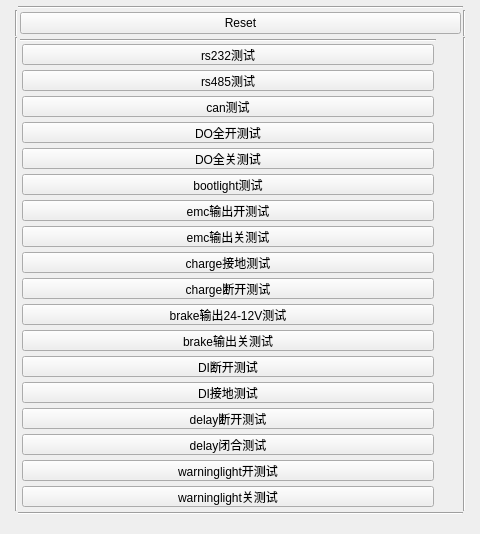
    <widget class="QWidget" name="tab_3">
     <attribute name="title">
      <string>手动测试</string>
     </attribute>
     <widget class="QWidget" name="">
      <property name="geometry">
       <rect>
        <x>10</x>
        <y>0</y>
        <width>461</width>
        <height>525</height>
       </rect>
      </property>
      <layout class="QGridLayout" name="gridLayout_6">
       <property name="leftMargin">
        <number>5</number>
       </property>
       <property name="topMargin">
        <number>5</number>
       </property>
       <property name="rightMargin">
        <number>5</number>
       </property>
       <property name="bottomMargin">
        <number>5</number>
       </property>
       <property name="spacing">
        <number>0</number>
       </property>
       <item row="1" column="1">
        <layout class="QHBoxLayout" name="horizontalLayout_2">
         <property name="spacing">
          <number>2</number>
         </property>
         <property name="sizeConstraint">
          <enum>QLayout::SetFixedSize</enum>
         </property>
         <property name="leftMargin">
          <number>2</number>
         </property>
         <property name="topMargin">
          <number>2</number>
         </property>
         <property name="rightMargin">
          <number>2</number>
         </property>
         <property name="bottomMargin">
          <number>2</number>
         </property>
         <item>
          <widget class="QPushButton" name="push_reset">
           <property name="text">
            <string>Reset</string>
           </property>
          </widget>
         </item>
        </layout>
       </item>
       <item row="3" column="1">
        <widget class="Line" name="line_18">
         <property name="orientation">
          <enum>Qt::Horizontal</enum>
         </property>
        </widget>
       </item>
       <item row="1" column="2">
        <widget class="Line" name="line_20">
         <property name="orientation">
          <enum>Qt::Vertical</enum>
         </property>
        </widget>
       </item>
       <item row="1" column="0">
        <widget class="Line" name="line_19">
         <property name="orientation">
          <enum>Qt::Vertical</enum>
         </property>
        </widget>
       </item>
       <item row="2" column="1">
        <layout class="QGridLayout" name="gridLayout_5">
         <property name="leftMargin">
          <number>2</number>
         </property>
         <property name="topMargin">
          <number>2</number>
         </property>
         <property name="rightMargin">
          <number>2</number>
         </property>
         <property name="bottomMargin">
          <number>2</number>
         </property>
         <property name="spacing">
          <number>0</number>
         </property>
         <item row="1" column="0">
          <layout class="QGridLayout" name="gridLayout_3" columnstretch="0" columnminimumwidth="0">
           <property name="leftMargin">
            <number>2</number>
           </property>
           <property name="topMargin">
            <number>2</number>
           </property>
           <property name="rightMargin">
            <number>2</number>
           </property>
           <property name="bottomMargin">
            <number>2</number>
           </property>
           <property name="spacing">
            <number>5</number>
           </property>
           <item row="0" column="0">
            <widget class="QPushButton" name="manual_test_push_rs232">
             <property name="minimumSize">
              <size>
               <width>122</width>
               <height>21</height>
              </size>
             </property>
             <property name="maximumSize">
              <size>
               <width>16777215</width>
               <height>21</height>
              </size>
             </property>
             <property name="text">
              <string>rs232测试</string>
             </property>
            </widget>
           </item>
           <item row="1" column="0">
            <widget class="QPushButton" name="manual_test_push_485">
             <property name="minimumSize">
              <size>
               <width>122</width>
               <height>21</height>
              </size>
             </property>
             <property name="maximumSize">
              <size>
               <width>16777215</width>
               <height>21</height>
              </size>
             </property>
             <property name="text">
              <string>rs485测试</string>
             </property>
            </widget>
           </item>
           <item row="2" column="0">
            <widget class="QPushButton" name="manual_test_push_can">
             <property name="minimumSize">
              <size>
               <width>122</width>
               <height>21</height>
              </size>
             </property>
             <property name="maximumSize">
              <size>
               <width>16777215</width>
               <height>21</height>
              </size>
             </property>
             <property name="text">
              <string>can测试</string>
             </property>
            </widget>
           </item>
           <item row="3" column="0">
            <widget class="QPushButton" name="manual_test_push_do_on">
             <property name="minimumSize">
              <size>
               <width>122</width>
               <height>21</height>
              </size>
             </property>
             <property name="maximumSize">
              <size>
               <width>16777215</width>
               <height>21</height>
              </size>
             </property>
             <property name="text">
              <string>DO全开测试</string>
             </property>
            </widget>
           </item>
           <item row="4" column="0">
            <widget class="QPushButton" name="manual_test_push_do_off">
             <property name="minimumSize">
              <size>
               <width>122</width>
               <height>21</height>
              </size>
             </property>
             <property name="maximumSize">
              <size>
               <width>16777215</width>
               <height>21</height>
              </size>
             </property>
             <property name="text">
              <string>DO全关测试</string>
             </property>
            </widget>
           </item>
           <item row="5" column="0">
            <widget class="QPushButton" name="manual_test_push_bootlight">
             <property name="minimumSize">
              <size>
               <width>122</width>
               <height>21</height>
              </size>
             </property>
             <property name="maximumSize">
              <size>
               <width>16777215</width>
               <height>21</height>
              </size>
             </property>
             <property name="text">
              <string>bootlight测试</string>
             </property>
            </widget>
           </item>
           <item row="6" column="0">
            <widget class="QPushButton" name="manual_test_push_emc_on">
             <property name="minimumSize">
              <size>
               <width>122</width>
               <height>21</height>
              </size>
             </property>
             <property name="maximumSize">
              <size>
               <width>16777215</width>
               <height>21</height>
              </size>
             </property>
             <property name="text">
              <string>emc输出开测试</string>
             </property>
            </widget>
           </item>
           <item row="7" column="0">
            <widget class="QPushButton" name="manual_test_push_emc_off">
             <property name="minimumSize">
              <size>
               <width>122</width>
               <height>21</height>
              </size>
             </property>
             <property name="maximumSize">
              <size>
               <width>16777215</width>
               <height>21</height>
              </size>
             </property>
             <property name="text">
              <string>emc输出关测试</string>
             </property>
            </widget>
           </item>
           <item row="8" column="0">
            <widget class="QPushButton" name="manual_test_push_charge_groud">
             <property name="minimumSize">
              <size>
               <width>122</width>
               <height>21</height>
              </size>
             </property>
             <property name="maximumSize">
              <size>
               <width>16777215</width>
               <height>21</height>
              </size>
             </property>
             <property name="text">
              <string>charge接地测试</string>
             </property>
            </widget>
           </item>
           <item row="9" column="0">
            <widget class="QPushButton" name="manual_test_push_charge_brake">
             <property name="minimumSize">
              <size>
               <width>122</width>
               <height>21</height>
              </size>
             </property>
             <property name="maximumSize">
              <size>
               <width>16777215</width>
               <height>21</height>
              </size>
             </property>
             <property name="text">
              <string>charge断开测试</string>
             </property>
            </widget>
           </item>
           <item row="10" column="0">
            <widget class="QPushButton" name="manual_test_push_brake_on">
             <property name="minimumSize">
              <size>
               <width>122</width>
               <height>21</height>
              </size>
             </property>
             <property name="maximumSize">
              <size>
               <width>16777215</width>
               <height>21</height>
              </size>
             </property>
             <property name="text">
              <string>brake输出24-12V测试</string>
             </property>
            </widget>
           </item>
           <item row="11" column="0">
            <widget class="QPushButton" name="manual_test_push_brake_off">
             <property name="minimumSize">
              <size>
               <width>122</width>
               <height>21</height>
              </size>
             </property>
             <property name="maximumSize">
              <size>
               <width>16777215</width>
               <height>21</height>
              </size>
             </property>
             <property name="text">
              <string>brake输出关测试</string>
             </property>
            </widget>
           </item>
           <item row="12" column="0">
            <widget class="QPushButton" name="manual_test_push_di_brake">
             <property name="minimumSize">
              <size>
               <width>122</width>
               <height>21</height>
              </size>
             </property>
             <property name="maximumSize">
              <size>
               <width>16777215</width>
               <height>21</height>
              </size>
             </property>
             <property name="text">
              <string>DI断开测试</string>
             </property>
            </widget>
           </item>
           <item row="13" column="0">
            <widget class="QPushButton" name="manual_test_push_di_ground">
             <property name="minimumSize">
              <size>
               <width>122</width>
               <height>21</height>
              </size>
             </property>
             <property name="maximumSize">
              <size>
               <width>16777215</width>
               <height>21</height>
              </size>
             </property>
             <property name="text">
              <string>DI接地测试</string>
             </property>
            </widget>
           </item>
           <item row="14" column="0">
            <widget class="QPushButton" name="manual_test_push_delay_brake">
             <property name="minimumSize">
              <size>
               <width>122</width>
               <height>21</height>
              </size>
             </property>
             <property name="maximumSize">
              <size>
               <width>16777215</width>
               <height>21</height>
              </size>
             </property>
             <property name="text">
              <string>delay断开测试</string>
             </property>
            </widget>
           </item>
           <item row="15" column="0">
            <widget class="QPushButton" name="manual_test_push_brake_on_2">
             <property name="minimumSize">
              <size>
               <width>122</width>
               <height>21</height>
              </size>
             </property>
             <property name="maximumSize">
              <size>
               <width>16777215</width>
               <height>21</height>
              </size>
             </property>
             <property name="text">
              <string>delay闭合测试</string>
             </property>
            </widget>
           </item>
           <item row="16" column="0">
            <widget class="QPushButton" name="manual_test_push_warn_on">
             <property name="minimumSize">
              <size>
               <width>122</width>
               <height>21</height>
              </size>
             </property>
             <property name="maximumSize">
              <size>
               <width>16777215</width>
               <height>21</height>
              </size>
             </property>
             <property name="text">
              <string>warninglight开测试</string>
             </property>
            </widget>
           </item>
           <item row="17" column="0">
            <widget class="QPushButton" name="manual_test_push_warn_off">
             <property name="minimumSize">
              <size>
               <width>122</width>
               <height>21</height>
              </size>
             </property>
             <property name="maximumSize">
              <size>
               <width>16777215</width>
               <height>21</height>
              </size>
             </property>
             <property name="text">
              <string>warninglight关测试</string>
             </property>
            </widget>
           </item>
          </layout>
         </item>
         <item row="1" column="1">
          <layout class="QGridLayout" name="gridLayout_4">
           <property name="leftMargin">
            <number>2</number>
           </property>
           <property name="topMargin">
            <number>2</number>
           </property>
           <property name="rightMargin">
            <number>2</number>
           </property>
           <property name="bottomMargin">
            <number>2</number>
           </property>
           <property name="spacing">
            <number>5</number>
           </property>
           <item row="0" column="0">
            <widget class="QLabel" name="manual_label_state_rs232">
             <property name="minimumSize">
              <size>
               <width>21</width>
               <height>21</height>
              </size>
             </property>
             <property name="maximumSize">
              <size>
               <width>21</width>
               <height>21</height>
              </size>
             </property>
             <property name="text">
              <string/>
             </property>
             <property name="pixmap">
              <pixmap>../x.png</pixmap>
             </property>
            </widget>
           </item>
           <item row="1" column="0">
            <widget class="QLabel" name="manual_label_state_rs485">
             <property name="minimumSize">
              <size>
               <width>21</width>
               <height>21</height>
              </size>
             </property>
             <property name="maximumSize">
              <size>
               <width>21</width>
               <height>21</height>
              </size>
             </property>
             <property name="text">
              <string/>
             </property>
             <property name="pixmap">
              <pixmap>../x.png</pixmap>
             </property>
            </widget>
           </item>
           <item row="2" column="0">
            <widget class="QLabel" name="manual_label_state_can">
             <property name="minimumSize">
              <size>
               <width>21</width>
               <height>21</height>
              </size>
             </property>
             <property name="maximumSize">
              <size>
               <width>21</width>
               <height>21</height>
              </size>
             </property>
             <property name="text">
              <string/>
             </property>
             <property name="pixmap">
              <pixmap>../x.png</pixmap>
             </property>
            </widget>
           </item>
           <item row="3" column="0">
            <widget class="QLabel" name="manual_label_state_do_on">
             <property name="minimumSize">
              <size>
               <width>21</width>
               <height>21</height>
              </size>
             </property>
             <property name="maximumSize">
              <size>
               <width>21</width>
               <height>21</height>
              </size>
             </property>
             <property name="text">
              <string/>
             </property>
             <property name="pixmap">
              <pixmap>../x.png</pixmap>
             </property>
            </widget>
           </item>
           <item row="4" column="0">
            <widget class="QLabel" name="manual_label_state_do_off">
             <property name="minimumSize">
              <size>
               <width>21</width>
               <height>21</height>
              </size>
             </property>
             <property name="maximumSize">
              <size>
               <width>21</width>
               <height>21</height>
              </size>
             </property>
             <property name="text">
              <string/>
             </property>
             <property name="pixmap">
              <pixmap>../x.png</pixmap>
             </property>
            </widget>
           </item>
           <item row="5" column="0">
            <widget class="QLabel" name="manual_label_state_bootlight">
             <property name="minimumSize">
              <size>
               <width>21</width>
               <height>21</height>
              </size>
             </property>
             <property name="maximumSize">
              <size>
               <width>21</width>
               <height>21</height>
              </size>
             </property>
             <property name="text">
              <string/>
             </property>
             <property name="pixmap">
              <pixmap>../x.png</pixmap>
             </property>
            </widget>
           </item>
           <item row="6" column="0">
            <widget class="QLabel" name="manual_label_state_emc_on">
             <property name="minimumSize">
              <size>
               <width>21</width>
               <height>21</height>
              </size>
             </property>
             <property name="maximumSize">
              <size>
               <width>21</width>
               <height>21</height>
              </size>
             </property>
             <property name="text">
              <string/>
             </property>
             <property name="pixmap">
              <pixmap>../x.png</pixmap>
             </property>
            </widget>
           </item>
           <item row="7" column="0">
            <widget class="QLabel" name="manual_label_state_emc_off">
             <property name="minimumSize">
              <size>
               <width>21</width>
               <height>21</height>
              </size>
             </property>
             <property name="maximumSize">
              <size>
               <width>21</width>
               <height>21</height>
              </size>
             </property>
             <property name="text">
              <string/>
             </property>
             <property name="pixmap">
              <pixmap>../x.png</pixmap>
             </property>
            </widget>
           </item>
           <item row="8" column="0">
            <widget class="QLabel" name="manual_label_state_charge_ground">
             <property name="minimumSize">
              <size>
               <width>21</width>
               <height>21</height>
              </size>
             </property>
             <property name="maximumSize">
              <size>
               <width>21</width>
               <height>21</height>
              </size>
             </property>
             <property name="text">
              <string/>
             </property>
             <property name="pixmap">
              <pixmap>../x.png</pixmap>
             </property>
            </widget>
           </item>
           <item row="9" column="0">
            <widget class="QLabel" name="manual_label_state_charge_brake">
             <property name="minimumSize">
              <size>
               <width>21</width>
               <height>21</height>
              </size>
             </property>
             <property name="maximumSize">
              <size>
               <width>21</width>
               <height>21</height>
              </size>
             </property>
             <property name="text">
              <string/>
             </property>
             <property name="textFormat">
              <enum>Qt::RichText</enum>
             </property>
             <property name="pixmap">
              <pixmap>../x.png</pixmap>
             </property>
            </widget>
           </item>
           <item row="10" column="0">
            <widget class="QLabel" name="manual_label_state_brake_on">
             <property name="minimumSize">
              <size>
               <width>21</width>
               <height>21</height>
              </size>
             </property>
             <property name="maximumSize">
              <size>
               <width>21</width>
               <height>21</height>
              </size>
             </property>
             <property name="text">
              <string/>
             </property>
             <property name="pixmap">
              <pixmap>../x.png</pixmap>
             </property>
            </widget>
           </item>
           <item row="11" column="0">
            <widget class="QLabel" name="manual_label_state_brake_off">
             <property name="minimumSize">
              <size>
               <width>21</width>
               <height>21</height>
              </size>
             </property>
             <property name="maximumSize">
              <size>
               <width>21</width>
               <height>21</height>
              </size>
             </property>
             <property name="text">
              <string/>
             </property>
             <property name="pixmap">
              <pixmap>../x.png</pixmap>
             </property>
            </widget>
           </item>
           <item row="12" column="0">
            <widget class="QLabel" name="manual_label_state_di_off">
             <property name="minimumSize">
              <size>
               <width>21</width>
               <height>21</height>
              </size>
             </property>
             <property name="maximumSize">
              <size>
               <width>21</width>
               <height>21</height>
              </size>
             </property>
             <property name="text">
              <string/>
             </property>
             <property name="pixmap">
              <pixmap>../x.png</pixmap>
             </property>
            </widget>
           </item>
           <item row="13" column="0">
            <widget class="QLabel" name="manual_label_state_di_ground">
             <property name="minimumSize">
              <size>
               <width>21</width>
               <height>21</height>
              </size>
             </property>
             <property name="maximumSize">
              <size>
               <width>21</width>
               <height>21</height>
              </size>
             </property>
             <property name="text">
              <string/>
             </property>
             <property name="pixmap">
              <pixmap>../x.png</pixmap>
             </property>
            </widget>
           </item>
           <item row="14" column="0">
            <widget class="QLabel" name="manual_label_state_delay_brake">
             <property name="minimumSize">
              <size>
               <width>21</width>
               <height>21</height>
              </size>
             </property>
             <property name="maximumSize">
              <size>
               <width>21</width>
               <height>21</height>
              </size>
             </property>
             <property name="text">
              <string/>
             </property>
             <property name="pixmap">
              <pixmap>../x.png</pixmap>
             </property>
            </widget>
           </item>
           <item row="15" column="0">
            <widget class="QLabel" name="manual_label_state_delay_on">
             <property name="minimumSize">
              <size>
               <width>21</width>
               <height>21</height>
              </size>
             </property>
             <property name="maximumSize">
              <size>
               <width>21</width>
               <height>21</height>
              </size>
             </property>
             <property name="text">
              <string/>
             </property>
             <property name="pixmap">
              <pixmap>../x.png</pixmap>
             </property>
            </widget>
           </item>
           <item row="16" column="0">
            <widget class="QLabel" name="manual_label_state_warn_on">
             <property name="minimumSize">
              <size>
               <width>21</width>
               <height>21</height>
              </size>
             </property>
             <property name="maximumSize">
              <size>
               <width>21</width>
               <height>21</height>
              </size>
             </property>
             <property name="text">
              <string/>
             </property>
             <property name="pixmap">
              <pixmap>../x.png</pixmap>
             </property>
            </widget>
           </item>
           <item row="17" column="0">
            <widget class="QLabel" name="manual_label_state_warn_off">
             <property name="minimumSize">
              <size>
               <width>21</width>
               <height>21</height>
              </size>
             </property>
             <property name="maximumSize">
              <size>
               <width>21</width>
               <height>21</height>
              </size>
             </property>
             <property name="text">
              <string/>
             </property>
             <property name="pixmap">
              <pixmap>../x.png</pixmap>
             </property>
            </widget>
           </item>
          </layout>
         </item>
         <item row="0" column="0">
          <widget class="Line" name="line_17">
           <property name="orientation">
            <enum>Qt::Horizontal</enum>
           </property>
          </widget>
         </item>
        </layout>
       </item>
       <item row="2" column="0">
        <widget class="Line" name="line_15">
         <property name="orientation">
          <enum>Qt::Vertical</enum>
         </property>
        </widget>
       </item>
       <item row="2" column="2">
        <widget class="Line" name="line_16">
         <property name="orientation">
          <enum>Qt::Vertical</enum>
         </property>
        </widget>
       </item>
       <item row="0" column="1">
        <widget class="Line" name="line_21">
         <property name="orientation">
          <enum>Qt::Horizontal</enum>
         </property>
        </widget>
       </item>
      </layout>
     </widget>
    </widget>
